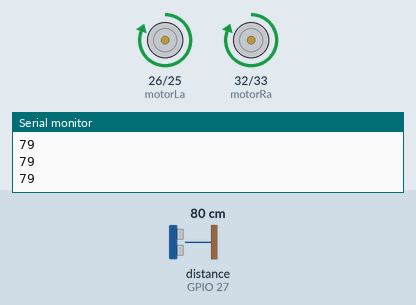
Recording of a sketch running on a simulated ESP32. Shown: motor-driver pin pairs drawn as motors (green arrow = first pin HIGH = forward, orange = second pin HIGH = backward, longer = more drive), the last lines printed to the serial monitor. Wiring (inferred from the names in the program): ultrasonic range finder: trigger GPIO 14; echo GPIO 27. The inputs (shaded band) are chosen by the test bench; at power-on: distance to the obstacle (sensor on GPIO 27) 80 cm. The echo pulse lasts 58.3 µs per cm.

Above: at 1.2 s.
1.3 s: distance to the obstacle (sensor on GPIO 27) set to 23 cm
2.8 s: distance to the obstacle (sensor on GPIO 27) set to 19 cm
At 3.3 s:
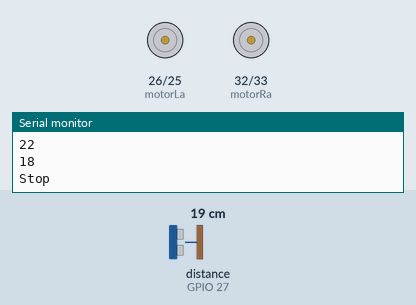
At 4.0 s:
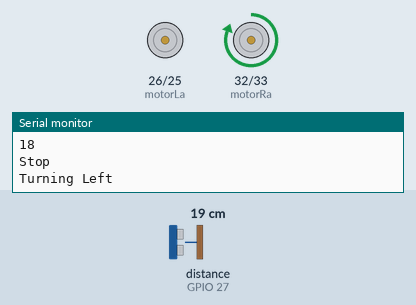
7.7 s: distance to the obstacle (sensor on GPIO 27) set to 2 cm
Timing chart, 0 to 11.7 s (numbered marks = the images above; inputs shaded):
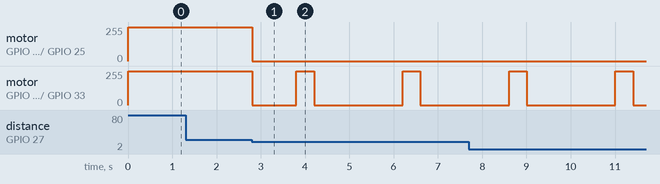

Measured:
- the behaviour switches between 21 and 20 cm on distance to the obstacle (sensor on GPIO 27) (found by bisection; images 0 and 1)
- after the input at 2.8 s, motor on GPIO 26 (motorLa) / GPIO 25 (motorLb): forward 255/255 → stopped at once; motor on GPIO 32 (motorRa) / GPIO 33 (motorRb): goes stopped 1.0 s, forward 255/255 0.40 s, stopped 2.0 s, forward 255/255 0.40 s, then stopped, starting at once

The sketch:

2_Obstical_avoiding.ino
```cpp
/*

  Robot is going to detect obsticles and tell us
  - Stop right there
  - Distance in between
  - Take Left Turn

*/

// Assigning names to esp Pins
#define motorLa 26
#define motorLb 25
#define motorRa 32
#define motorRb 33

const int trigger_Pin = 14;
const int echo_Pin = 27;
long duration;
int distance;

void setup(){
  Serial.begin(115200);
  setup_all_pinouts();
  forward(); // boht important
}

void loop(){
digitalWrite(trigger_Pin, LOW);
delayMicroseconds(2);
digitalWrite(trigger_Pin, HIGH);
delayMicroseconds(10);
digitalWrite(trigger_Pin, LOW);
duration = pulseIn(echo_Pin, HIGH);
distance= duration*0.034/2;

Serial.println(distance);
// code to make robot take turn when obstical is infront of it
  if(distance<20){
    stop_();
    delay(1000);
    left_turn();
    delay(400);
    stop_();
    delay(1000);
    forward();
  }

  }
void forward(){
  Serial.println("Moveing Forward");
  digitalWrite(motorLa,HIGH);
  digitalWrite(motorRa,HIGH);
  digitalWrite(motorLb,LOW);
  digitalWrite(motorRb,LOW);
}
void left_turn(){
  Serial.println("Turning Left");
  digitalWrite(motorLa,LOW);
  digitalWrite(motorRa,HIGH);
  digitalWrite(motorLb,LOW);
  digitalWrite(motorRb,LOW);
}
void stop_(){
  Serial.println("Stop");
  digitalWrite(motorLa,LOW);
  digitalWrite(motorRa,LOW);
  digitalWrite(motorLb,LOW);
  digitalWrite(motorRb,LOW);
}

void setup_all_pinouts(){
  pinMode(trigger_Pin, OUTPUT);
  pinMode(echo_Pin, INPUT);
  pinMode(motorLa, OUTPUT);
  pinMode(motorLb, OUTPUT);
  pinMode(motorRa, OUTPUT);
  pinMode(motorRb, OUTPUT);
}
```
